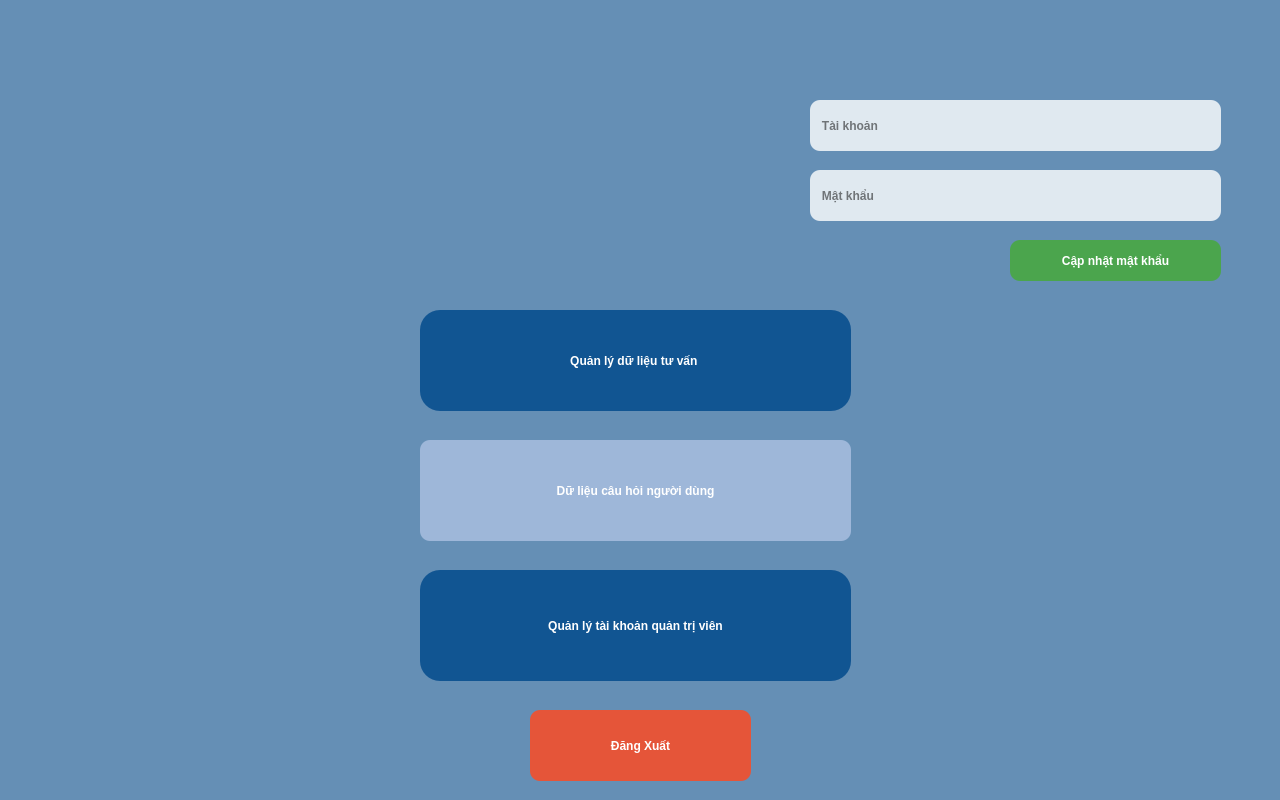
<?xml version="1.0" encoding="UTF-8"?>
<ui version="4.0">
 <class>choosetable_window</class>
 <widget class="QMainWindow" name="choosetable_window">
  <property name="geometry">
   <rect>
    <x>0</x>
    <y>0</y>
    <width>1280</width>
    <height>800</height>
   </rect>
  </property>
  <property name="minimumSize">
   <size>
    <width>1280</width>
    <height>800</height>
   </size>
  </property>
  <property name="maximumSize">
   <size>
    <width>1280</width>
    <height>800</height>
   </size>
  </property>
  <property name="windowTitle">
   <string>PHẦN MỀM TƯ VẤN GIÁO DỤC</string>
  </property>
  <property name="windowIcon">
   <iconset>
    <normaloff>img/logo.png</normaloff>img/logo.png</iconset>
  </property>
  <widget class="QWidget" name="centralwidget">
   <widget class="QLabel" name="background_fillter">
    <property name="geometry">
     <rect>
      <x>0</x>
      <y>0</y>
      <width>1280</width>
      <height>800</height>
     </rect>
    </property>
    <property name="minimumSize">
     <size>
      <width>1280</width>
      <height>800</height>
     </size>
    </property>
    <property name="maximumSize">
     <size>
      <width>1280</width>
      <height>800</height>
     </size>
    </property>
    <property name="mouseTracking">
     <bool>false</bool>
    </property>
    <property name="tabletTracking">
     <bool>false</bool>
    </property>
    <property name="focusPolicy">
     <enum>Qt::NoFocus</enum>
    </property>
    <property name="contextMenuPolicy">
     <enum>Qt::NoContextMenu</enum>
    </property>
    <property name="autoFillBackground">
     <bool>false</bool>
    </property>
    <property name="styleSheet">
     <string notr="true">QLabel{
	background: rgb(8, 78, 142,60%);
}</string>
    </property>
    <property name="text">
     <string/>
    </property>
   </widget>
   <widget class="QLabel" name="background">
    <property name="geometry">
     <rect>
      <x>0</x>
      <y>0</y>
      <width>1280</width>
      <height>800</height>
     </rect>
    </property>
    <property name="minimumSize">
     <size>
      <width>1280</width>
      <height>800</height>
     </size>
    </property>
    <property name="maximumSize">
     <size>
      <width>1280</width>
      <height>800</height>
     </size>
    </property>
    <property name="mouseTracking">
     <bool>false</bool>
    </property>
    <property name="tabletTracking">
     <bool>false</bool>
    </property>
    <property name="focusPolicy">
     <enum>Qt::NoFocus</enum>
    </property>
    <property name="contextMenuPolicy">
     <enum>Qt::NoContextMenu</enum>
    </property>
    <property name="autoFillBackground">
     <bool>false</bool>
    </property>
    <property name="styleSheet">
     <string notr="true"/>
    </property>
    <property name="text">
     <string/>
    </property>
    <property name="pixmap">
     <pixmap>img/background.jpg</pixmap>
    </property>
    <property name="scaledContents">
     <bool>true</bool>
    </property>
   </widget>
   <widget class="QPushButton" name="logout">
    <property name="geometry">
     <rect>
      <x>530</x>
      <y>710</y>
      <width>221</width>
      <height>71</height>
     </rect>
    </property>
    <property name="styleSheet">
     <string notr="true">QPushButton{
	color: rgb(255, 255, 255);
	font: 75 12pt &quot;Tahoma&quot;;
	border-radius: 10px;
	background-color: rgb(236, 82, 51,95%);
	font-weight: bold;
}
QPushButton:hover{
	font: 75 14pt &quot;Tahoma&quot;;
	border-radius: 10px;
	border: 3px solid #EC5233;
	background-color: rgb(236, 82, 51,65%);
	font-weight: bold;
}</string>
    </property>
    <property name="text">
     <string>Đăng Xuất</string>
    </property>
    <property name="autoRepeatDelay">
     <number>300</number>
    </property>
   </widget>
   <widget class="QPushButton" name="data_table">
    <property name="geometry">
     <rect>
      <x>420</x>
      <y>310</y>
      <width>431</width>
      <height>101</height>
     </rect>
    </property>
    <property name="styleSheet">
     <string notr="true">QPushButton{
	font: 75 14pt &quot;Tahoma&quot;;
	border-radius: 20px;
	background-color: rgb(8, 78, 142,90%);
	color: rgb(255, 255, 255);
	font-weight: bold;
}
QPushButton:hover{
	font: 75 16pt &quot;Tahoma&quot;;
	border-radius: 20px;
	border: 7px solid rgb(59,108,212);
	background-color: rgba(59,108,212,65%);
	font-weight: bold;
}</string>
    </property>
    <property name="text">
     <string>Quản lý dữ liệu tư vấn </string>
    </property>
    <property name="autoRepeatDelay">
     <number>300</number>
    </property>
   </widget>
   <widget class="QPushButton" name="infouser_table">
    <property name="geometry">
     <rect>
      <x>420</x>
      <y>440</y>
      <width>431</width>
      <height>101</height>
     </rect>
    </property>
    <property name="styleSheet">
     <string notr="true">QPushButton{
	color: rgb(255,255,255);
	font: 75 14pt &quot;Tahoma&quot;;
	border-radius: 10px;
	background-color: rgb(177, 196, 229,75%);
	font-weight: bold;
}
QPushButton:hover{
	font: 75 16pt &quot;Tahoma&quot;;
	border-radius: 10px;
	border: 3px solid #b1c4e5;
	background-color: rgb(177, 196, 229,60%);
	font-weight: bold;
}</string>
    </property>
    <property name="text">
     <string>Dữ liệu câu hỏi người dùng</string>
    </property>
    <property name="autoRepeatDelay">
     <number>300</number>
    </property>
   </widget>
   <widget class="QLabel" name="logo">
    <property name="geometry">
     <rect>
      <x>30</x>
      <y>30</y>
      <width>391</width>
      <height>241</height>
     </rect>
    </property>
    <property name="styleSheet">
     <string notr="true">QLabel{
	image: url(:/newPrefix/logo.png);
}
QLabel:hover{
	image: url(:/newPrefix/logo HHE.png);
}</string>
    </property>
    <property name="text">
     <string/>
    </property>
    <property name="pixmap">
     <pixmap>img/logo.png</pixmap>
    </property>
    <property name="scaledContents">
     <bool>true</bool>
    </property>
    <property name="wordWrap">
     <bool>false</bool>
    </property>
    <property name="openExternalLinks">
     <bool>false</bool>
    </property>
   </widget>
   <widget class="QPushButton" name="signup_admin">
    <property name="geometry">
     <rect>
      <x>420</x>
      <y>570</y>
      <width>431</width>
      <height>111</height>
     </rect>
    </property>
    <property name="styleSheet">
     <string notr="true">QPushButton{
	font: 75 14pt &quot;Tahoma&quot;;
	border-radius: 20px;
	background-color: rgb(8, 78, 142,90%);
	color: rgb(255, 255, 255);
	font-weight: bold;
}
QPushButton:hover{
	font: 75 16pt &quot;Tahoma&quot;;
	border-radius: 20px;
	border: 7px solid rgb(59,108,212);
	background-color: rgba(59,108,212,65%);
	font-weight: bold;
}</string>
    </property>
    <property name="text">
     <string>Quản lý tài khoản quản trị viên</string>
    </property>
    <property name="autoRepeatDelay">
     <number>300</number>
    </property>
   </widget>
   <widget class="QLineEdit" name="password_input">
    <property name="geometry">
     <rect>
      <x>810</x>
      <y>170</y>
      <width>411</width>
      <height>51</height>
     </rect>
    </property>
    <property name="styleSheet">
     <string notr="true">QLineEdit{
	font: 75 14pt &quot;HungHau&quot;;
	border-radius: 10px;
	background-color: rgba(255, 255, 255,80%);
	font-weight: bold;
}

QLineEdit:hover{
	font: 75 16pt &quot;HungHau&quot;;
	border: 2px solid #92D050;
	background-color: rgba(255, 255, 255,90%);
	font-weight: bold;
}</string>
    </property>
    <property name="text">
     <string/>
    </property>
    <property name="echoMode">
     <enum>QLineEdit::Password</enum>
    </property>
    <property name="cursorPosition">
     <number>0</number>
    </property>
    <property name="alignment">
     <set>Qt::AlignLeading|Qt::AlignLeft|Qt::AlignVCenter</set>
    </property>
    <property name="placeholderText">
     <string>   Mật khẩu</string>
    </property>
   </widget>
   <widget class="QLineEdit" name="account_input">
    <property name="geometry">
     <rect>
      <x>810</x>
      <y>100</y>
      <width>411</width>
      <height>51</height>
     </rect>
    </property>
    <property name="styleSheet">
     <string notr="true">QLineEdit{
	font: 75 14pt &quot;HungHau&quot;;
	border-radius: 10px;
	background-color: rgba(255, 255, 255,80%);
	font-weight: bold;
}

QLineEdit:hover{
	font: 75 16pt &quot;HungHau&quot;;
	border: 2px solid #92D050;
	background-color: rgba(255, 255, 255,90%);
	font-weight: bold;
}</string>
    </property>
    <property name="text">
     <string/>
    </property>
    <property name="echoMode">
     <enum>QLineEdit::Normal</enum>
    </property>
    <property name="cursorPosition">
     <number>0</number>
    </property>
    <property name="alignment">
     <set>Qt::AlignLeading|Qt::AlignLeft|Qt::AlignVCenter</set>
    </property>
    <property name="placeholderText">
     <string>   Tài khoản</string>
    </property>
   </widget>
   <widget class="QPushButton" name="update_button">
    <property name="geometry">
     <rect>
      <x>1010</x>
      <y>240</y>
      <width>211</width>
      <height>41</height>
     </rect>
    </property>
    <property name="styleSheet">
     <string notr="true">QPushButton{
	color: rgb(255, 255, 255);
	font: 75 12pt &quot;HungHau&quot;;
	border-radius: 10px;
	background-color: rgba(74,167,72,95%);
	font-weight: bold;
}
QPushButton:hover{
	font: 75 14pt &quot;HungHau&quot;;
	border-radius: 10px;
	border: 3px solid #4AA748;
	background-color: rgba(132,193,65,65%);
	font-weight: bold;
}</string>
    </property>
    <property name="text">
     <string>Cập nhật mật khẩu</string>
    </property>
    <property name="autoRepeatDelay">
     <number>300</number>
    </property>
   </widget>
   <zorder>background</zorder>
   <zorder>background_fillter</zorder>
   <zorder>update_button</zorder>
   <zorder>logo</zorder>
   <zorder>account_input</zorder>
   <zorder>infouser_table</zorder>
   <zorder>password_input</zorder>
   <zorder>signup_admin</zorder>
   <zorder>data_table</zorder>
   <zorder>logout</zorder>
  </widget>
 </widget>
 <resources/>
 <connections/>
</ui>
